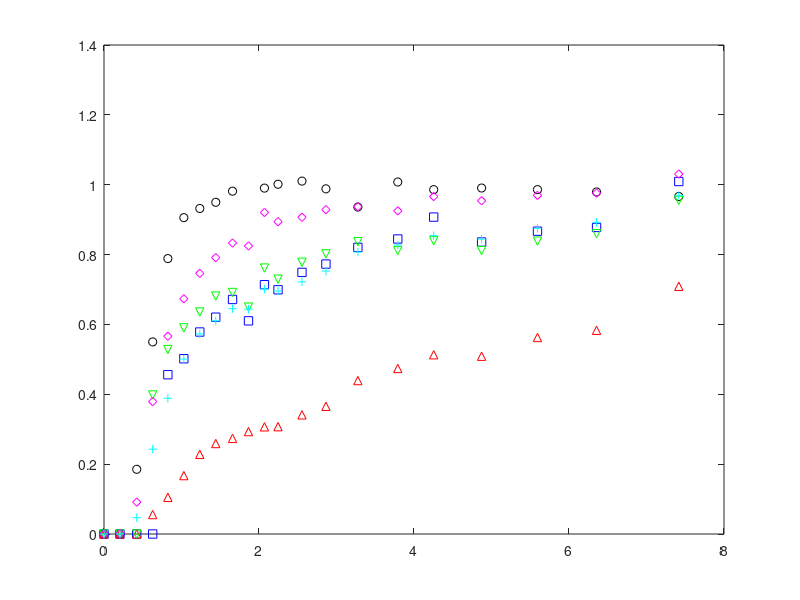

The MATLAB script that drew this image: (Note: this script raises an error after producing the figure.)
clear all
close all

%first-type BC;
%kinetic model;
%see Van Genuchten pg. 16 and 28:



%data = csvread('ObjC_1_gas.csv',1,0);
data = csvread('Obj1c_part1_gas.csv',1,0);
data_time = data(:,1).*60; %time in sec
ethane = data(:,2);
helium = data(:,3);
n2o = data(:,4);
sf6 = data(:,5);
ch4 = data(:,6);



data_br = csvread('Obj1c_part1_br.csv',1,0);
%data_br = csvread('Obj1b_br.csv',1,0);
Br_time = data_br(:,1).*60;
Br = data_br(:,2);

measured = Br; %define which solute you are modeling

%If Vg/Vw = .01, then
%R_He = 2
%R_SF6 = 2.5
%R_ethane = 1.2
%R_N2O = 1.015

%time units are in seconds;
%length units are in m;

C_o = 1; %dimensionless
t = 0:50:49000;   %default delta t is 25
%D = [2.125e-6:0.0625e-6:2.375e-6]; 
D = 2.1875e-6;

%2.69e-6, dispersion coefficients, m2/s, default 5e-7; determined from bromide only.
    %%%%%%3.1e-6 for bromide
%v_m = 7.75e-5:0.0625e-5:8e-5;  
v_m = 7.875e-5;


%velocity, 7.09e-5,  m/s, default 1e-4 m/s
    %%%%%%%3e-5 for bromide
    %try 1.19e-4 to 1.43e-4, expected values based on reactor geometry +
    %porosity
L = .3;
theta_m = 0.586; %mobile phase volume (dynamic, macropores)
theta_im = 0.31; %immobile phase volume (stagnant, micropores)
phi_m = theta_m/(theta_m + theta_im);  %fraction of liquid phase that is mobile


data_PV = v_m(1).*data_time.*phi_m./L;

data_PV_br_plot = v_m(1).*Br_time.*phi_m./L;


figure(11)
clf
h1 = plot(data_PV_br_plot, Br,'ok')
hold on
h2 = plot(data_PV, ethane, 'sb')
hold on
h3 = plot(data_PV, helium, '^r')
hold on
h4 = plot(data_PV, sf6, 'vg')
hold on
h5 = plot(data_PV, n2o, 'dm')
hold on
h6 = plot(data_PV, ch4, '+c')
hold on


R = 1.0001; %ethane 2.7
%R = [2.0:.5:6.0];
R_m = 1.0001;
%R_m = [1.0:.5:3.0];
alpha = 0.0001;  %ethane 1.3e-4
%alpha = [.9e-4:.1e-4:2.5e-4];
loopcnt = 0;

results_matrix = zeros(length(v_m)*length(D),4);
%column 1 of results_matrix is loopcnt
%column 2 of results_matrix is R
%column 3 of results_matrix is alpha
%column 4 of results_matrix is sum of squared residuals



beta = phi_m*R_m/R;


for j = 1:length(v_m)
    
    for k = 1:length(D)
        
        
w = alpha*L*(R-1)/(v_m(j)*theta_m);
P = v_m(j)*L/D(k); %Peclet number
PV = v_m(j).*t.*phi_m./L;     %pore volumes, tau in equations in Table 2 in Van Genuchten
data_PV_br = v_m(j).*Br_time.*phi_m./L;


%G term in Van Genuchten, equation SI-1 in Table 2:
G_T = .5 *  erfc( sqrt(P./(4.*beta.*R.*PV)).*(beta*R-PV)) + .5*exp(P).*erfc( sqrt (P./(4.*beta.*R.*PV) ).*(beta*R + PV) );
%IMPORTANT NOTE: Equation SI-1 in Table 2 has the final term as beta*R-tau.
%I think this is an error and that it should be beta*R+tau.  At the top of page 18 they note: 
%"Expressions for G(T) in Table 2 follow from those given in Table 1 by replacing T by
%tau and R by (beta*R).  In Table 1, the final term is R+T, so based on
%their statement the final term should be B*R+tau.
%This is how it is coded above, and this equation gives an effluent C
%ranging from 0 to 1, while the original equation from Van Genuchten has an
%effluent C ranging from 0 to a number much greater than 1.

%exponential term multiplied by G
term = exp(-w.*PV/(beta*R));


integrand_vec = zeros(1,length(PV));

delta_tau = 0.001;   %tau time increment, also d_tau dummy variable
                    %default .001

for i = 2:length(PV);  %2:length(PV)
    
    tau = [0:delta_tau:PV(i)];
    
G_tau = .5 *  erfc( sqrt(P./(4.*beta.*R.*tau)).*(beta*R-tau)) + .5*exp(P).*erfc( sqrt (P./(4.*beta.*R.*tau) ).*(beta*R + tau) );
    
    a = w.*tau;
    b = w.*(PV(i) - tau)./( (1 - beta)*R );
    
    squig = 2*sqrt(a.*b);
    
%In equation 36, the I_0 and I_1 are modified bessel functions, see
%notation on pg. 50-51
I_0 = besseli(0,squig);  %modified bessel function of the first kind, order 0
I_1 = besseli(1,squig);  %modified bessel function of the first kind, order 1
    
%H term defined by Equation 36:
H = exp(-a-b).* ( I_0/beta + (squig.*I_1)./(2.*b.*(1-beta)) );


prod = G_tau.*H;

integrand = delta_tau*trapz(prod(1:length(prod)-1));   %last element of product is NaN, since the last element of H is NaN ...
                                                    %due to division by 0
                                                    %in b term
integrand_vec(i) = integrand;


end


BrC = G_T.*term + w/R .* integrand_vec;


%find indices in PV that are closest PV to data: 
edges = [-Inf, mean([PV(2:end); PV(1:end-1)]), +Inf];
%I = discretize(data_PV_br, edges);
I = discretize(data_PV_br, edges);

RSS = sum((BrC(I) - measured').^2)


loopcnt = loopcnt + 1

     results_matrix(loopcnt,1) = loopcnt;
     results_matrix(loopcnt,2) = v_m(j);
     results_matrix(loopcnt,3) = D(k);
     results_matrix(loopcnt,4) = RSS;

    end
    
end




figure(111)
clf
plot(PV, BrC,'-')
ylim([-0.1 1.1])
xlim([0 2])
ylabel('C/C_o')
xlabel('PV')

%column 1 of results_matrix is loopcnt
%column 2 of results_matrix is R
%column 3 of results_matrix is alpha
%column 4 of results_matrix is sum of squared residuals

y = [results_matrix(:,1)'; results_matrix(:,2)'; results_matrix(:,3)'; results_matrix(:,4)']
fileID = fopen('results_matrix.txt','w');
%fprintf(fileID, 'Exponential Function\n\n');
fprintf(fileID,'%0.3f %0.3e %0.3e %0.4f\n',y);
fclose(fileID);




y = [PV; BrC];
fileID = fopen('exptable.txt','w');
%fprintf(fileID, 'Exponential Function\n\n');
fprintf(fileID,'%f %f\n',y);
fclose(fileID);


%find indices in PV that are closest PV to data: 
edges = [-Inf, mean([PV(2:end); PV(1:end-1)]), +Inf];
%I = discretize(data_PV_br, edges);
I = discretize(data_PV_br, edges);

RSS = sum((BrC(I) - measured').^2)
TSS = sum((measured - mean(measured)).^2)
R2 = 1 - (RSS/TSS)



figure(11)
plot(PV, BrC,'-r')
ylim([-0.1 1.1])
xlim([0 9])
ylabel('C/C_o')
xlabel('PV')
% text(.4, .8, sprintf('R = %0.2f', R))
% text(.4, .9, sprintf('alpha = %0.2e s^{-1}', alpha))
% text(.4, .7, sprintf('R^2 = %0.3f', R2))
saveas(gcf,'output.eps','epsc')


figure (101)
brarea = cumtrapz(PV,BrC);
totbrarea = trapz(PV,BrC);
totbrmass = (data_PV(end))*1;
normalizedbr = brarea/totbrmass;
plot(PV, normalizedbr)



measured = n2o; %define which solute you are modeling

%fit parameters:
%R = 2;      %MUST BE > 1
%alpha = 1e-3;    %rate constant, try starting in the range 5e-4 to 5e-3

                    %1/s, 100 d^-1 from Geistlinger (2005) = 1e-3 1/s
                    %vulava has 5e-4 - 1e-3  1/s for alpha for SF6, so
                    %probably faster for Helium, N2O
                    %velocity in bioreactor on the order of .003 m/s, much slower than in Vulava, so 
                    %expect lower alpha
%for determination of R-squared:



%dimensionless parameters
%defined in Van Genuchten pg. 15, with the exception of w, beta, and R
%For w and beta, defined on pg. 28 for one-site kinetic
%non-equilibrium adsorption.  For R, comes from Fry et al. (1994) and Vulava et al. (2002): 
%R = 1 + KH*(Vg/Vw)   %use this with specific K_H values to determine Vg/Vw
%based on fit R parameter




R = 1.35; %ethane 2.7
%R = [1.1:0.02:1.2];
%R_m = [1.1:0.1:2.8];
R_m = 1.2;
alpha = 9.4e-5;  %ethane 1.3e-4
%alpha = [1e-5 1e-6 1e-7 1e-8 1e-9];%8e-6:4e-6:8e-5];

loopcnt = 0;

results_matrix = zeros(length(R)*length(alpha),5);
%column 1 of results_matrix is loopcnt
%column 2 of results_matrix is R
%column 3 of results_matrix is R_m
%column 4 of results_matrix is alpha
%column 5 of results_matrix is sum of squared residuals




for j = 1:length(R)
    
    for k = 1:length(alpha)
        
        for l = 1:length(R_m)
        
        
w = alpha(k)*L*(R(j)-1)/(v_m*theta_m);
beta = phi_m*R_m(l)/R(j);



%G term in Van Genuchten, equation SI-1 in Table 2:
G_T = .5 *  erfc( sqrt(P./(4.*beta.*R(j).*PV)).*(beta*R(j)-PV)) + .5*exp(P).*erfc( sqrt (P./(4.*beta.*R(j).*PV) ).*(beta*R(j) + PV) );
%IMPORTANT NOTE: Equation SI-1 in Table 2 has the final term as beta*R-tau.
%I think this is an error and that it should be beta*R+tau.  At the top of page 18 they note: 
%"Expressions for G(T) in Table 2 follow from those given in Table 1 by replacing T by
%tau and R by (beta*R).  In Table 1, the final term is R+T, so based on
%their statement the final term should be B*R+tau.
%This is how it is coded above, and this equation gives an effluent C
%ranging from 0 to 1, while the original equation from Van Genuchten has an
%effluent C ranging from 0 to a number much greater than 1.

%exponential term multiplied by G
term = exp(-w.*PV/(beta*R(j)));

%some figures to visualize how each of these terms are affected by
%different fit parameters:
%use these to troubleshoot problems if the model acts weird with certain
%paremeters.
%figure(5)
%plot(PV,term)
%title('Term')

integrand_vec = zeros(1,length(PV));

delta_tau = 0.001;   %tau time increment, also d_tau dummy variable
                    %default .001

for i = 2:length(PV);  %2:length(PV)
    
    tau = [0:delta_tau:PV(i)];
    
G_tau = .5 *  erfc( sqrt(P./(4.*beta.*R(j).*tau)).*(beta*R(j)-tau)) + .5*exp(P).*erfc( sqrt (P./(4.*beta.*R(j).*tau) ).*(beta*R(j) + tau) );
    
    a = w.*tau;
    b = w.*(PV(i) - tau)./( (1 - beta)*R(j) );
    
    squig = 2*sqrt(a.*b);
    
%In equation 36, the I_0 and I_1 are modified bessel functions, see
%notation on pg. 50-51
I_0 = besseli(0,squig);  %modified bessel function of the first kind, order 0
I_1 = besseli(1,squig);  %modified bessel function of the first kind, order 1
    
%H term defined by Equation 36:
H = exp(-a-b).* ( I_0/beta + (squig.*I_1)./(2.*b.*(1-beta)) );


prod = G_tau.*H;

integrand = delta_tau*trapz(prod(1:length(prod)-1));   %last element of product is NaN, since the last element of H is NaN ...
                                                    %due to division by 0
                                                    %in b term
integrand_vec(i) = integrand;


end


%first_term = G_T.*term;
%figure(14)
%plot(PV,first_term)
%title('G*exp term')

%C = G(1:length(G)-1).*term(1:length(term)-1) + (w/R).*ConvInt;   %equation 35 in van genuchten
C = G_T.*term + w/R(j) .* integrand_vec;


%find indices in PV that are closest PV to data: 
edges = [-Inf, mean([PV(2:end); PV(1:end-1)]), +Inf];
%I = discretize(data_PV_br, edges);
I = discretize(data_PV, edges);

RSS = sum((C(I) - measured').^2)


loopcnt = loopcnt + 1

     results_matrix(loopcnt,1) = loopcnt;
     results_matrix(loopcnt,2) = R(j);
     results_matrix(loopcnt,3) = R_m(l);
     results_matrix(loopcnt,4) = alpha(k);
     results_matrix(loopcnt,5) = RSS;

    end
    
    end

end

C(C > 1) = 1;

figure(11)
plot(PV, C,'-m')
hold on

%Effluent Mass Balance
figure (101)
hold on
n2oarea = cumtrapz(PV,C);
totn2oarea = trapz(PV,C);
totn2omass = (data_PV(end))*1;
normalizedn2o = n2oarea/totn2omass;
plot(PV, normalizedn2o)
% massbaln2o = normalizedn2o./normalizedbr;
% plot(PV, massbaln2o)


%Headspace Mass Balance
tracersoldata = csvread('Obj1c_part1_tracer_sol.csv',1,0);
n2otracer = tracersoldata(:,4);
tracertime = tracersoldata(:,1).*60;
tracerPV = v_m.*tracertime.*phi_m./L;
interptracer = interp1(tracerPV, n2otracer, PV);
aveinterptracer = mean([interptracer(1:end-1);interptracer(2:end)]);
avetracermass = PV(2).*aveinterptracer;
avetracermass(isnan(avetracermass))=0;
tottracermass = sum(avetracermass);
headspacedata = csvread('Obj1c_part1_headspace_n2o.csv',1,0);
seg1time = headspacedata(:,1).*60;
seg1data = headspacedata(:,2);
seg1PV = v_m.*seg1time.*phi_m./L;
seg2time = headspacedata(:,3).*60;
seg2data = headspacedata(:,4);
seg2PV = v_m.*seg2time.*phi_m./L;
seg3time = headspacedata(:,5).*60;
seg3data = headspacedata(:,6);
seg3PV = v_m.*seg3time.*phi_m./L;
seg1interp = interp1(seg1PV, seg1data, PV);
seg2interp = interp1(seg2PV, seg2data, PV);
seg3interp = interp1(seg3PV, seg3data, PV);
headspaceinterp = seg1interp+seg2interp+seg3interp;
normalizedheadspace = headspaceinterp/tottracermass;
combinedheadspace = csvread('Obj1c_part1_headspace_n2o_combined.csv',1,0);
combinedtime = combinedheadspace(:,1).*60;
combineddata = combinedheadspace(:,2);
combinedPV = v_m.*combinedtime.*phi_m./L;
normalizedcombined = combineddata/tottracermass;

%Bubble Mass Balance
bubblen2o = normalizedbr-(normalizedn2o);%+normalizedheadspace);
figure(22)
plot(PV,bubblen2o)
bubblen2ochange = diff(bubblen2o);
find(bubblen2ochange == max(bubblen2ochange(:)))


%truncate data to 7.41 pore volumes
shortnormalizedn2o = normalizedn2o(1:865);
shortbubblen2o = bubblen2o(1:865);
shortnormalizedheadspace = normalizedheadspace(1:865);
shortPV = PV(1:865);

figure(222)
alln2o = [shortnormalizedn2o' shortnormalizedheadspace' shortbubblen2o'];
massbalpv = area(shortPV,alln2o)
massbalpv(1).FaceColor = [0/255 128/255 255/255];
massbalpv(2).FaceColor = [252/255 226/255 5/255];
massbalpv(3).FaceColor = [255/255 40/255 0/255];
ylabel('M/M_T', 'fontsize', 25);
xlabel('Pore Volumes', 'fontsize', 25);
ylim([0 1.2]);
xlim([0 9])
%title('N_2O Distribution Throughout Reactor', 'fontsize', 36);
%legend('Effluent', 'Bubble Entrapped', 'Evolved Headspace', 'Location', 'northwest');
set(gca, 'FontSize', 20);

figure(333)
finaleffluent = normalizedn2o(end);
finalbubble = 0;
finalheadspace = normalizedcombined(end);
remainingheadspace = shortnormalizedheadspace(end);
liberatedbubble = finalheadspace-shortnormalizedheadspace(end);
predbubble = shortbubblen2o(end);
if liberatedbubble-predbubble<0;
    unantbubble = 0;
else
    unantbubble = liberatedbubble - predbubble;
end
baralln2o = [finaleffluent, remainingheadspace, predbubble, unantbubble; nan(1,4)];
massbalbar = bar(baralln2o, 'stacked')
set(massbalbar,{'FaceColor'},{[0/255 128/255 255/255];[252/255 226/255 5/255];[255/255 40/255 0/255];'k'});
legend('Effluent', 'Mass Measured in Headspace Prior to Drainage', 'Mass Balance Estimate of Bubble Entrapped Mass', 'Additional Mass Released Following Drainage'); %
set(gca, 'FontSize', 20);
ylim([0 1.2]);

recovery = finaleffluent + remainingheadspace + predbubble + unantbubble



%Extend data to 8.41 PVs (Run for 7.41 PVs and add 1 PV for "effluent"
%remaining in reactor at experiment end
integralPV = PV(1:981);
integralBrC = BrC(1:981);
integraleff = C(1:981);
Br_area = trapz(integralPV, integralBrC);
Eff_area = trapz(integralPV, integraleff);
bubblearea = Br_area-Eff_area;
btestimate_effluent = Eff_area/Br_area;
btestimate_retainedinreactor = bubblearea/Br_area;